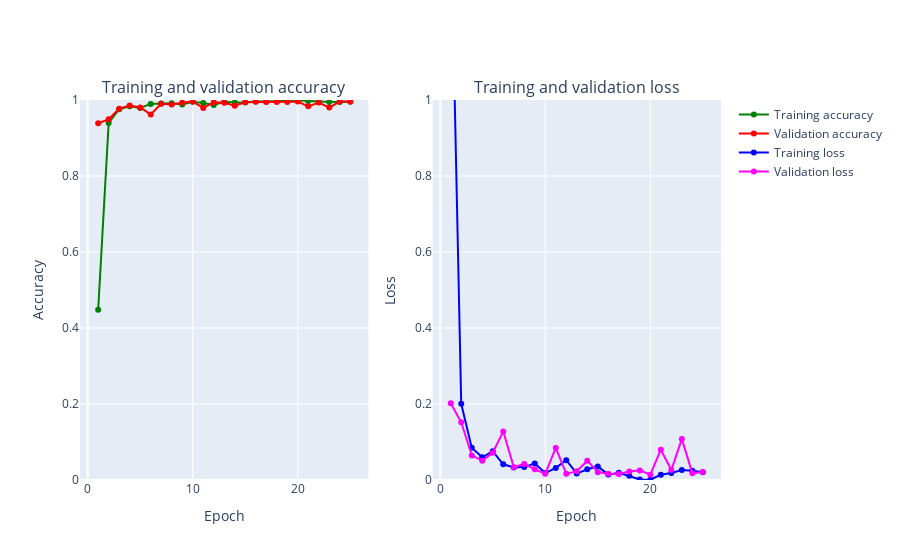

Source (notebook cell):
### Code cell
def create_trace(x,y,ylabel,color):
        trace = go.Scatter(
            x = x,y = y,
            name=ylabel,
            marker=dict(color=color),
            mode = "markers+lines",
            text=x
        )
        return trace
    
def plot_accuracy_and_loss(train_model):
    hist = train_model.history
    acc = hist['accuracy']
    val_acc = hist['val_accuracy']
    loss = hist['loss']
    val_loss = hist['val_loss']
    epochs = list(range(1,len(acc)+1))
    #define the traces
    
    trace_ta = create_trace(epochs,acc,"Training accuracy", "Green")
    trace_va = create_trace(epochs,val_acc,"Validation accuracy", "Red")
    trace_tl = create_trace(epochs,loss,"Training loss", "Blue")
    trace_vl = create_trace(epochs,val_loss,"Validation loss", "Magenta")
    fig = tools.make_subplots(rows=1,cols=2, subplot_titles=('Training and validation accuracy',
                                                             'Training and validation loss'))
    #add traces to the figure
    fig.append_trace(trace_ta,1,1)
    fig.append_trace(trace_va,1,1)
    fig.append_trace(trace_tl,1,2)
    fig.append_trace(trace_vl,1,2)
    #set the layout for the figure
    fig['layout']['xaxis'].update(title = 'Epoch')
    fig['layout']['xaxis2'].update(title = 'Epoch')
    fig['layout']['yaxis'].update(title = 'Accuracy', range=[0,1])
    fig['layout']['yaxis2'].update(title = 'Loss', range=[0,1])
    #plot
    iplot(fig, filename='accuracy-loss')

plot_accuracy_and_loss(train_model)

### Figure 1 — Plotly figure (JSON) as saved in the notebook; plotly's stock layout.template omitted (floating-point values rounded to 4 significant figures)
{"data": [{"marker": {"color": "Green"}, "mode": "markers+lines", "name": "Training accuracy", "text": ["1", "2", "3", "4", "5", "6", "7", "8", "9", "10", "11", "12", "13", "14", "15", "16", "17", "18", "19", "20", "21", "22", "23", "24", "25"], "type": "scatter", "x": [1, 2, 3, 4, 5, 6, 7, 8, 9, 10, 11, 12, 13, 14, 15, 16, 17, 18, 19, 20, 21, 22, 23, 24, 25], "xaxis": "x", "y": [0.4478, 0.9396, 0.9757, 0.9837, 0.979, 0.9898, 0.9909, 0.9912, 0.9881, 0.9951, 0.9921, 0.9869, 0.9955, 0.9932, 0.9931, 0.9961, 0.9961, 0.9975, 0.9996, 0.9996, 0.9976, 0.9957, 0.9947, 0.9945, 0.9951], "yaxis": "y"}, {"marker": {"color": "Red"}, "mode": "markers+lines", "name": "Validation accuracy", "text": ["1", "2", "3", "4", "5", "6", "7", "8", "9", "10", "11", "12", "13", "14", "15", "16", "17", "18", "19", "20", "21", "22", "23", "24", "25"], "type": "scatter", "x": [1, 2, 3, 4, 5, 6, 7, 8, 9, 10, 11, 12, 13, 14, 15, 16, 17, 18, 19, 20, 21, 22, 23, 24, 25], "xaxis": "x", "y": [0.9388, 0.9492, 0.9771, 0.9854, 0.9804, 0.9621, 0.99, 0.9879, 0.9929, 0.9958, 0.9792, 0.9937, 0.9929, 0.985, 0.9942, 0.9954, 0.995, 0.9946, 0.9946, 0.9958, 0.9833, 0.9933, 0.98, 0.9958, 0.9962], "yaxis": "y"}, {"marker": {"color": "Blue"}, "mode": "markers+lines", "name": "Training loss", "text": ["1", "2", "3", "4", "5", "6", "7", "8", "9", "10", "11", "12", "13", "14", "15", "16", "17", "18", "19", "20", "21", "22", "23", "24", "25"], "type": "scatter", "x": [1, 2, 3, 4, 5, 6, 7, 8, 9, 10, 11, 12, 13, 14, 15, 16, 17, 18, 19, 20, 21, 22, 23, 24, 25], "xaxis": "x2", "y": [1.495, 0.2004, 0.08485, 0.05963, 0.07572, 0.04131, 0.03311, 0.03396, 0.04362, 0.01835, 0.03181, 0.0521, 0.01689, 0.0284, 0.03572, 0.01418, 0.01912, 0.01087, 0.001267, 0.000946, 0.01377, 0.01864, 0.02629, 0.02408, 0.02069], "yaxis": "y2"}, {"marker": {"color": "Magenta"}, "mode": "markers+lines", "name": "Validation loss", "text": ["1", "2", "3", "4", "5", "6", "7", "8", "9", "10", "11", "12", "13", "14", "15", "16", "17", "18", "19", "20", "21", "22", "23", "24", "25"], "type": "scatter", "x": [1, 2, 3, 4, 5, 6, 7, 8, 9, 10, 11, 12, 13, 14, 15, 16, 17, 18, 19, 20, 21, 22, 23, 24, 25], "xaxis": "x2", "y": [0.2019, 0.1518, 0.06478, 0.05098, 0.07163, 0.1278, 0.03386, 0.04235, 0.02803, 0.01663, 0.08447, 0.01618, 0.02328, 0.05087, 0.02062, 0.01642, 0.01588, 0.02217, 0.02532, 0.01403, 0.07965, 0.0261, 0.1082, 0.01747, 0.02096], "yaxis": "y2"}], "layout": {"annotations": [{"font": {"size": 16}, "showarrow": false, "text": "Training and validation accuracy", "x": 0.225, "xanchor": "center", "xref": "paper", "y": 1, "yanchor": "bottom", "yref": "paper"}, {"font": {"size": 16}, "showarrow": false, "text": "Training and validation loss", "x": 0.775, "xanchor": "center", "xref": "paper", "y": 1, "yanchor": "bottom", "yref": "paper"}], "xaxis": {"anchor": "y", "domain": [0, 0.45], "title": {"text": "Epoch"}}, "xaxis2": {"anchor": "y2", "domain": [0.55, 1], "title": {"text": "Epoch"}}, "yaxis": {"anchor": "x", "domain": [0, 1], "range": [0, 1], "title": {"text": "Accuracy"}}, "yaxis2": {"anchor": "x2", "domain": [0, 1], "range": [0, 1], "title": {"text": "Loss"}}}}
